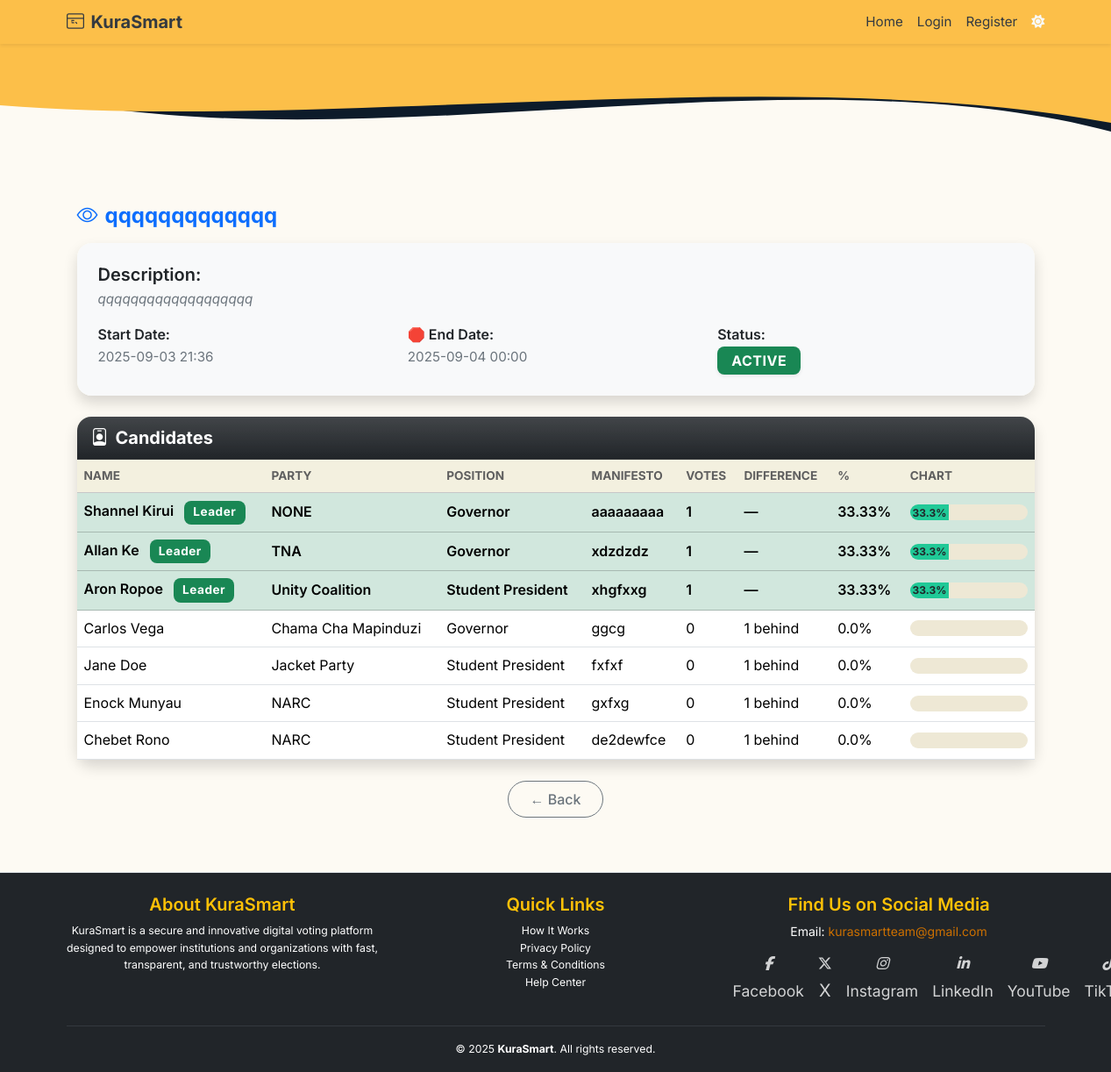
The page /admin/elections/1 on the database its author committed.
### app/models.py (models this page shows, shortened)
class Election(db.Model):
    __tablename__ = 'election'
    id = db.Column(db.Integer, primary_key=True)
    title = db.Column(db.String(255), nullable=False)
    description = db.Column(db.Text)
    start_date = db.Column(db.DateTime(timezone=True), nullable=False)
    end_date = db.Column(db.DateTime(timezone=True), nullable=False)
    is_active = db.Column(db.Boolean, default=True)
    status = db.Column(db.Enum(ElectionStatusEnum), nullable=False, default=ElectionStatusEnum.INACTIVE)
    created_at = db.Column(db.DateTime(timezone=True), default=lambda: datetime.now(ZoneInfo("UTC")))
    updated_at = db.Column(db.DateTime(timezone=True), onupdate=lambda: datetime.now(ZoneInfo("UTC")))
    deactivated_by = db.Column(db.Integer, db.ForeignKey('users.id'))
    candidates = db.relationship('Candidate', back_populates='election', lazy='select')
    positions = db.relationship('Position', back_populates='election', lazy='select', cascade="all, delete-orphan")
    votes = db.relationship('Vote', back_populates='election', lazy='select')

class Candidate(db.Model):
    __tablename__ = 'candidate'
    id = db.Column(db.Integer, primary_key=True)
    user_id = db.Column(db.Integer, db.ForeignKey('users.id'), nullable=False)
    election_id = db.Column(db.Integer, db.ForeignKey('election.id'), nullable=False)
    position_id = db.Column(db.Integer, db.ForeignKey('position.id'), nullable=False)
    full_name = db.Column(db.String(100), nullable=False)
    profile_photo = db.Column(db.String(255))
    party_name = db.Column(db.String(100))
    position = db.Column(db.String(100), nullable=True)
    description = db.Column(db.Text)
    manifesto = db.Column(db.Text)
    approved = db.Column(db.Boolean, default=False)
    created_at = db.Column(db.DateTime, default=datetime.utcnow)
    user = db.relationship('User', back_populates='candidates')
    election = db.relationship('Election', back_populates='candidates')
    position_rel = db.relationship('Position', back_populates='candidates')
    votes = db.relationship('Vote', back_populates='candidate', lazy='dynamic')

### app/routes/web_auth.py (the view)
@admin_web_bp.route("/elections/<int:election_id>")
def view_election(election_id):
    election = Election.query.get_or_404(election_id)
    candidates = Candidate.query.filter_by(election_id=election_id).all()
    vote_counts = (
        db.session.query(Vote.candidate_id, func.count(Vote.id).label("vote_count"))
        .filter(Vote.election_id == election_id)
        .group_by(Vote.candidate_id)
        .all()
    )
    vote_count_map = {cid: count for cid, count in vote_counts}
    for candidate in candidates:
        candidate.vote_count = vote_count_map.get(candidate.id, 0)
    total_votes = sum(vote_count_map.values())
    return render_template(
        "admin/view_election.html",
        election=election,
        candidates=candidates,
        total_votes=total_votes,
    )

### app/routes/web_auth.py (called while the page is built)
@admin_web_bp.context_processor
def inject_notifications():
    if current_user.is_authenticated:
        unread_notifications = Notification.query.filter_by(user_id=current_user.id, read=False).order_by(Notification.created_at.desc()).all()
        return dict(unread_notifications=unread_notifications)
    return dict(unread_notifications=[])

### app/templates/admin/view_election.html (shortened to what this page needs)
{% extends "base.html" %}
{% block content %}
<div class="container py-4" data-aos="fade-up">
  <div class="d-flex flex-column flex-md-row justify-content-between align-items-start align-items-md-center mb-3 gap-3">
    <h2 class="fw-bold text-primary d-flex align-items-center flex-wrap mb-0 fs-4 fs-md-2">
      <i class="bi bi-eye me-2"></i>{{ election.title }}
    </h2>
  </div>
  <div class="card shadow rounded-4 border-0 mb-4">
    <div class="card-body bg-light rounded-4 p-3 p-md-4">
      <div class="mb-3">
        <h5 class="fw-semibold text-dark mb-1">Description:</h5>
        <p class="text-muted fst-italic mb-0">{{ election.description or '—' }}</p>
      </div>
      <div class="row row-cols-1 row-cols-md-3 g-3">
        <div>
          <span class="fw-semibold text-dark">Start Date:</span>
          <div class="text-muted">{{ election.start_date.strftime('%Y-%m-%d %H:%M') }}</div>
        </div>
        <div>
          <span class="fw-semibold text-dark">🛑 End Date:</span>
          <div class="text-muted">{{ election.end_date.strftime('%Y-%m-%d %H:%M') }}</div>
        </div>
        <div>
          {% set status_clr = {'inactive':'secondary','active':'success','paused':'warning','ended':'danger'}.get(election.status.value,'dark') %}
          <span class="fw-semibold text-dark">Status:</span>
          <div>
            <span class="badge bg-{{ status_clr }} text-uppercase shadow-sm px-3 py-2 fs-6">
              {{ election.status.value.title() }}
            </span>
          </div>
        </div>
      </div>
    </div>
  </div>
  <div class="card shadow rounded-4 border-0">
    <div class="card-header bg-gradient bg-dark text-white fw-bold rounded-top-4 d-flex align-items-center fs-5">
      <i class="bi bi-person-badge me-2"></i> Candidates
    </div>
    <div class="card-body bg-white rounded-bottom-4 p-0">
      {% if candidates %}
        <div class="table-responsive">
          <table class="table table-hover align-middle mb-0">
            <thead class="table-light text-uppercase small text-muted">
              <tr>
                <th>Name</th>
                <th>Party</th>
                <th>Position</th>
                <th>Manifesto</th>
                {% if election.status.value in ['active', 'ended'] %}
                  <th>Votes</th>
                  <th>Difference</th>
                  <th>%</th>
                  <th>Chart</th>
                {% endif %}
              </tr>
            </thead>
            <tbody>
              {% set sorted_candidates = candidates|sort(attribute='vote_count', reverse=True) %}
              {% set top_vote = sorted_candidates[0].vote_count if sorted_candidates else 0 %}
              {% for cand in sorted_candidates %}
                {% set is_leader = cand.vote_count == top_vote and top_vote > 0 %}
                {% set vote_percent = (cand.vote_count / total_votes * 100) if total_votes > 0 else 0 %}
                <tr class="{% if is_leader %}table-success fw-semibold{% endif %}">
                  <td class="text-break">
                    {{ cand.full_name }}
                    {% if is_leader %}
                      <span class="badge bg-success ms-2">Leader</span>
                    {% endif %}
                  </td>
                  <td class="text-break">{{ cand.party_name or '—' }}</td>
                  <td class="text-break">{{ cand.position }}</td>
                  <td class="text-wrap text-break" style="white-space: pre-wrap;">{{ cand.manifesto }}</td>
                  {% if election.status.value in ['active', 'ended'] %}
                    <td>{{ cand.vote_count }}</td>
                    <td>
                      {% if is_leader %}
                        —
                      {% else %}
                        {{ top_vote - cand.vote_count }} behind
                      {% endif %}
                    </td>
                    <td>{{ vote_percent|round(2) }}%</td>
                    <td style="min-width: 140px; max-width: 140px;">
                      <div class="progress" style="height: 18px; border-radius: .75rem;">
                        <div class="progress-bar bg-info text-dark fw-bold"
                             role="progressbar"
                             style="width: {{ vote_percent }}%;"
                             aria-valuenow="{{ vote_percent }}"
                             aria-valuemin="0" aria-valuemax="100">
                          {{ vote_percent|round(1) }}%
                        </div>
                      </div>
                    </td>
                  {% endif %}
                </tr>
              {% endfor %}
            </tbody>
          </table>
        </div>
      {% else %}
        <p class="text-center text-muted my-4">No candidates found for this election.</p>
      {% endif %}
    </div>
  </div>
  <div class="mt-4 text-center">
    <a href="{{ request.referrer or url_for('dashboard.dashboard_home') }}" class="btn btn-outline-secondary rounded-pill px-4 py-2 w-20 w-sm-auto">
      ← Back
    </a>
  </div>
</div>
{% endblock %}

### app/static/styles.css (style rules this page uses)
body { font-family: 'Segoe UI', Tahoma, Geneva, Verdana, sans-serif; background-color: #f8f9fa; margin: 0; padding: 0; }

### app/templates/base.html (style rules this page uses)
body { font-family: 'Inter', sans-serif; background-color: #F3DBCA; margin: 0; padding: 0; line-height: 1.6; }

### rows shown on the page
Election: title "qqqqqqqqqqqqq", description "qqqqqqqqqqqqqqqqqqq", start_date "2025-09-03 21:36", end_date "2025-09-04 00:00", status.value "ACTIVE"
Candidate: full_name "Shannel Kirui", shows "Leader", party_name "NONE", position "Governor", manifesto "aaaaaaaaa", vote_count "1", vote_percent "33.33", {{ vote_percent }} 33.33333333333333 (drawn), vote_percent "33.3"
Candidate: full_name "Allan Ke", shows "Leader", party_name "TNA", position "Governor", manifesto "xdzdzdz", vote_count "1", vote_percent "33.33", {{ vote_percent }} 33.33333333333333 (drawn), vote_percent "33.3"
Candidate: full_name "Aron Ropoe", shows "Leader", party_name "Unity Coalition", position "Student President", manifesto "xhgfxxg", vote_count "1", vote_percent "33.33", {{ vote_percent }} 33.33333333333333 (drawn), vote_percent "33.3"
Candidate: full_name "Carlos Vega", party_name "Chama Cha Mapinduzi", position "Governor", manifesto "ggcg", vote_count "0", vote_count "1", vote_percent "0.0"
Candidate: full_name "Jane Doe", party_name "Jacket Party", position "Student President", manifesto "fxfxf", vote_count "0", top_vote-cand.vote_count "1", vote_percent "0.0"
Candidate: full_name "Enock Munyau", party_name "NARC", position "Student President", manifesto "gxfxg", vote_count "0", top_vote-cand.vote_count "1", vote_percent "0.0"
Candidate: full_name "Chebet Rono", party_name "NARC", position "Student President", manifesto "de2dewfce", vote_count "0", top_vote-cand.vote_count "1", vote_percent "0.0"
